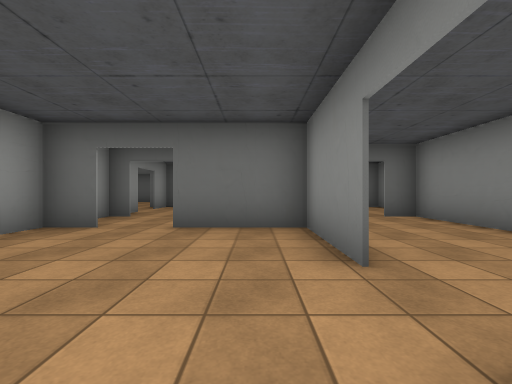
View 1 (above)

24 first-person views from a walk through a scene from a Unity 3-D project. The camera is 1.2 m above the floor, looks level and sees 90° across. The floor is counted in squares, 2 m on a side. Each view is taken from the middle of a square. On the plan, view 1 faces up. The plan holds only what a view shows up to about 9 squares ahead; the rest is blank. The place goes on beyond the plan. The player character is not drawn. Some animated figures are left out. Some surface patterns are stand-ins.

View 2
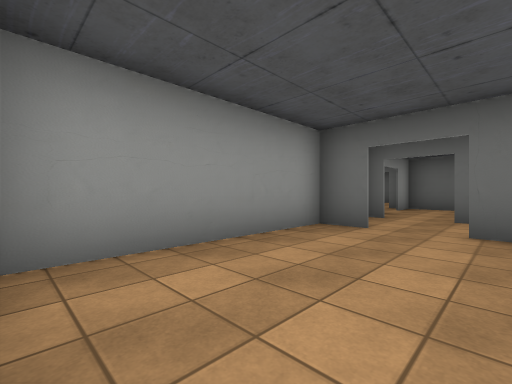

View 3
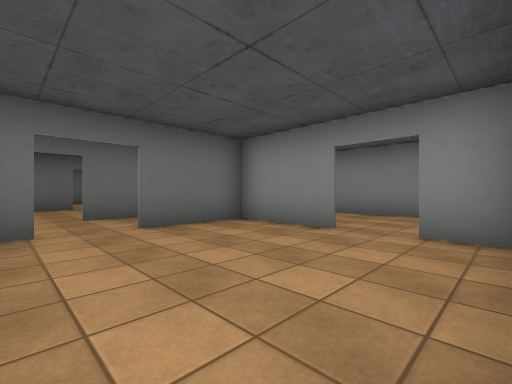

View 4
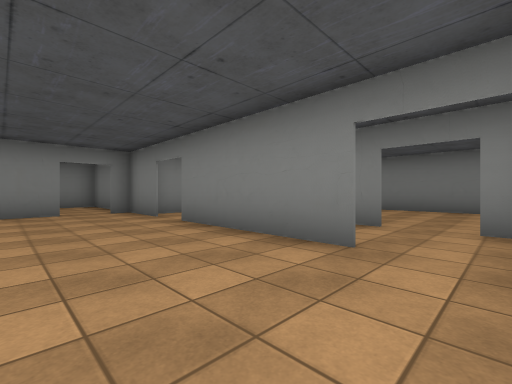

View 5
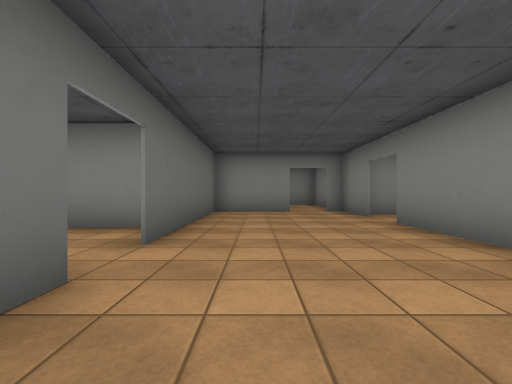

View 6
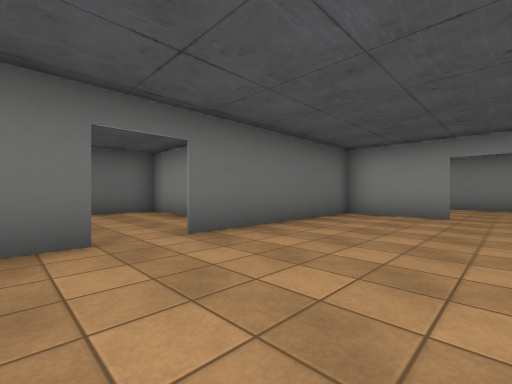

View 7
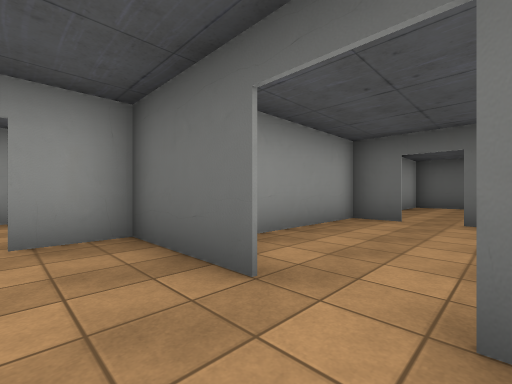

View 8
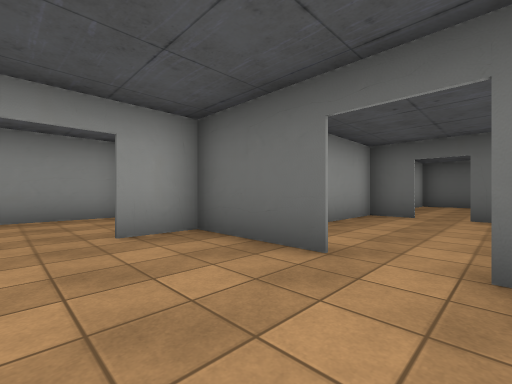

View 9
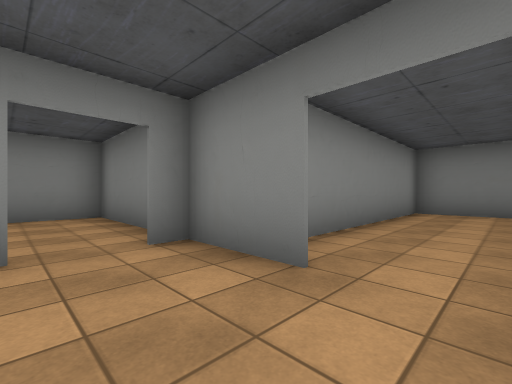

View 10
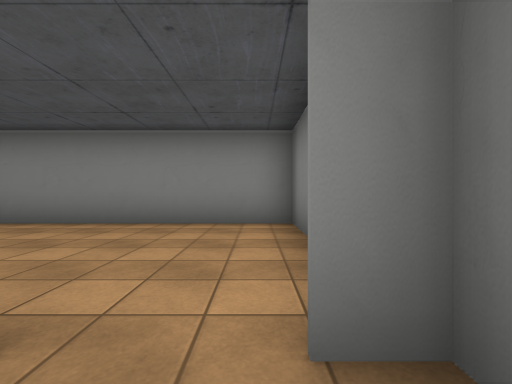

View 11
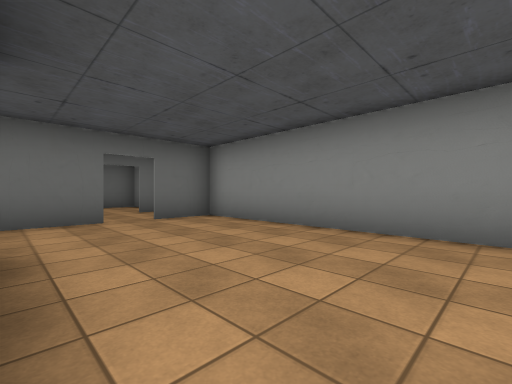

View 12
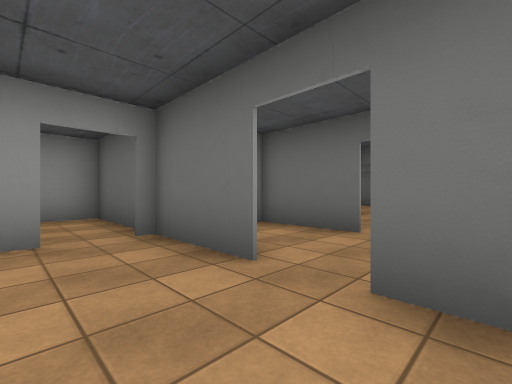

View 13
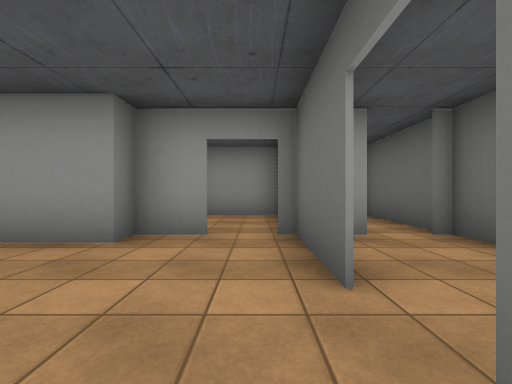

View 14
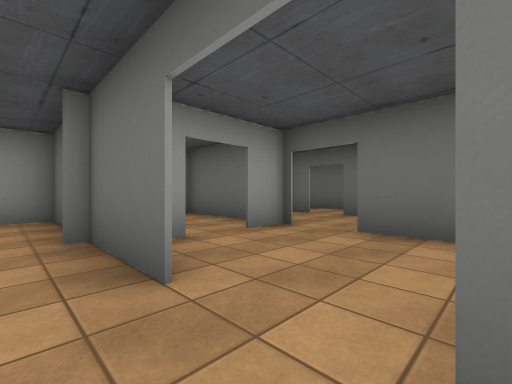

View 15
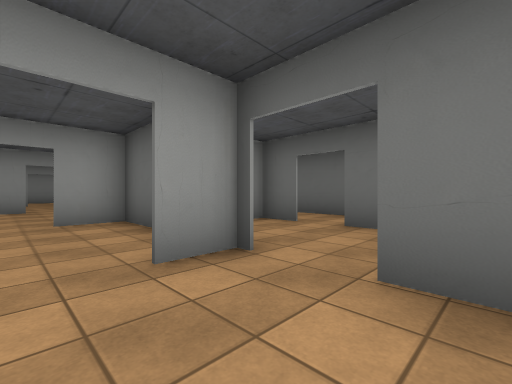

View 16
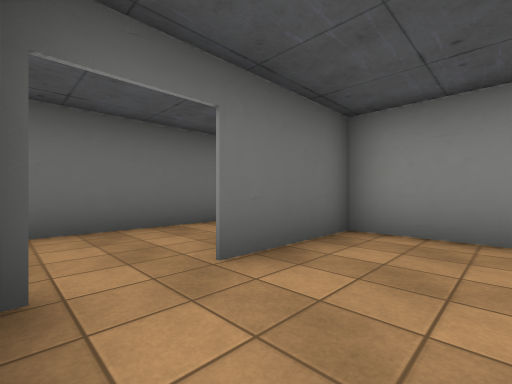

View 17
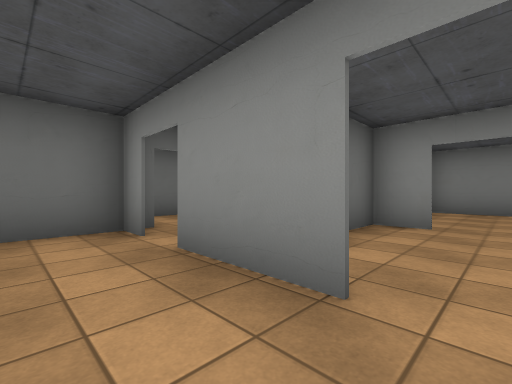

View 18
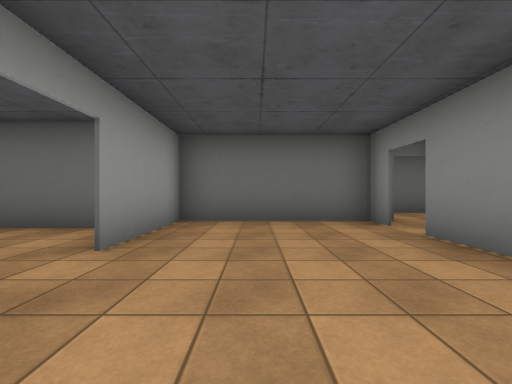

View 19
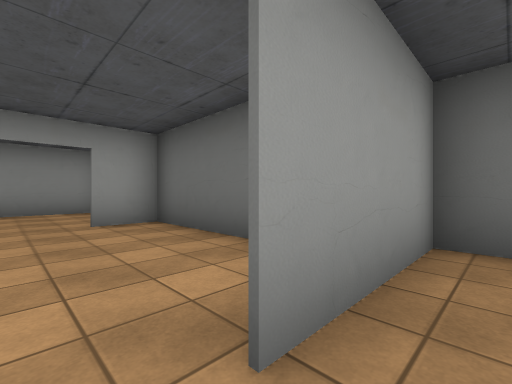

View 20
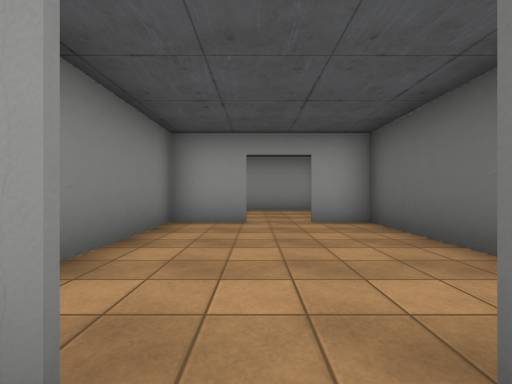

View 21
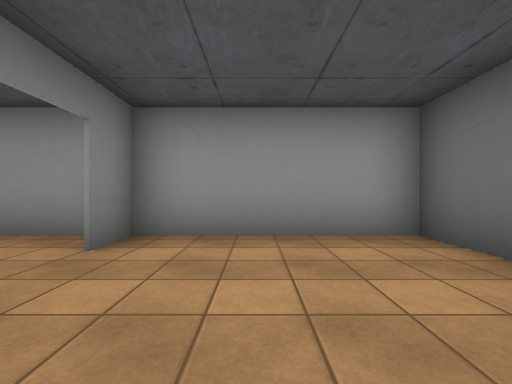

View 22
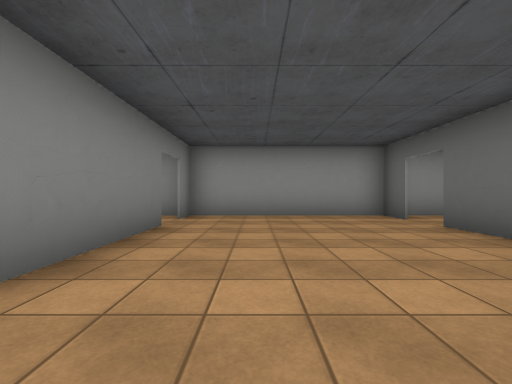

View 23
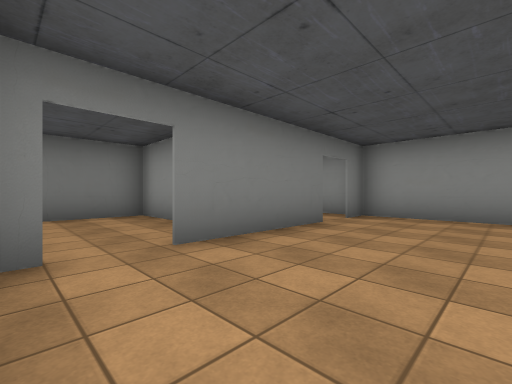

View 24
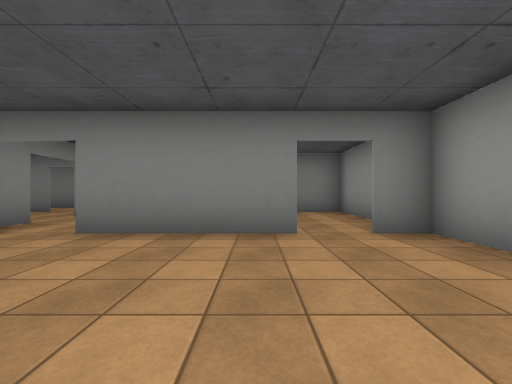

### Floor plan
Points are (right, up) in squares from view 1. A wall is a line through its corners. A room is listed if a view was taken in it or the views show most of it. See-through windows are left out.
Room 1 (views 1, 2, 3)
walls: (-3.6, 3.4) (-3.6, 0); (-2.5, -0.2) (0.1, -0.2); (-2.6, 4.3) (-3.6, 4.3); (0.9, 2) (0.9, 4.3) (-1.5, 4.3); (0.9, 0) (0.9, 0.9)
ways out: gap at (1, 1.5) to room 12; opening at (-2, 4) to room 15
Room 2 (views 4, 5, 6, 7, 8, 9, 10, 11)
walls: (3.1, 6.3) (5.5, 6.3); (-1.2, 10.3) (-3.6, 10.3) (-3.6, 9); (-1.9, 6.3) (2, 6.3); (4.9, 7.9) (4.9, 10.3) (-0.1, 10.3); (4.9, 6.2) (4.9, 6.9); (-3.6, 7.8) (-3.6, 7.2)
ways out: opening at (5, 7) to room 3; opening at (-1, 10) to room 8; gap at (2.5, 6) to room 12; opening at (-4, 8.5) to room 13; opening at (-2.5, 6) to room 15
Room 3 (views 12, 13)
walls: (6.5, 12.6) (4.6, 12.6); (4.4, 11.4) (4.4, 10.3) (4.9, 10.3) (4.9, 8.9); (5.5, 6.3) (8.9, 6.3) (8.9, 12.6) (7.4, 12.6); (4.4, 13.6) (4.4, 12.2)
ways out: opening at (5, 7) to room 2; opening at (7, 13) to room 4; opening at (4, 12) to room 16
Room 4 (view 14)
walls: (6.5, 14.8) (1, 14.8); (8.4, 14.8) (7.9, 14.8); (1.4, 14.9) (1.4, 13)
ways out: opening at (7, 13) to room 3; opening at (7, 15) to room 5
Room 5 (view 15)
walls: (8.9, 16) (8.9, 17.8) (6.2, 17.8); (4.9, 17.9) (4.9, 16.9)
ways out: opening at (7, 15) to room 4; opening at (5, 16) to room 6; opening at (6, 18)
Room 6 (view 16)
walls: (4.9, 16.9) (4.9, 17.8) (1.4, 17.8) (1.4, 16.6)
ways out: opening at (5, 16) to room 5; opening at (1, 16) to room 7
Room 7 (views 17, 19, 20)
walls: (-2.6, 16.6) (-2.6, 16); (1.4, 16.6) (1.4, 18.6); (1.4, 19.5) (1.4, 20.2); (1.9, 20.3) (-2.6, 20.3) (-2.6, 17.5)
ways out: opening at (1, 16) to room 6; opening at (-1, 15) to room 8; opening at (-3, 17) to room 11
Room 8 (view 18)
walls: (-1.5, 14.8) (-2.6, 14.8) (-2.6, 11.6); (1, 14.8) (-0.6, 14.8); (1.4, 10.9) (1.4, 14.8)
ways out: opening at (-1, 10) to room 2; opening at (-1, 15) to room 7
Room 9 (view 21)
walls: (-9.2, 19.3) (-10.5, 19.3) (-10.5, 14.6); (-10.6, 15.3) (-9.5, 15.3)
ways out: opening at (-9, 15) to room 10; opening at (-7, 17.5) to room 11
Room 10 (views 22, 23, 24)
walls: (-8.6, 10.3) (-5.4, 10.3); (-7.1, 15.3) (-8.5, 15.3); (-10.6, 10.3) (-9.6, 10.3); (-9.6, 15.3) (-10.6, 15.3); (-10.5, 14.6) (-10.5, 10.6)
ways out: opening at (-9, 15) to room 9; opening at (-5, 10) to room 13; opening at (-9, 10) to room 14
Room 11 (no view inside)
walls: (-7.1, 16.9) (-7.1, 15.3) (-4.1, 15.3); (-3.6, 19.3) (-7.1, 19.3) (-7.1, 18)
ways out: opening at (-3, 17) to room 7; opening at (-7, 17.5) to room 9
Room 12 (no view inside)
walls: (2, -0.2) (3.9, -0.2) (3.9, 6.3) (3.1, 6.3)
ways out: gap at (1, 1.5) to room 1; gap at (2.5, 6) to room 2
Room 13 (no view inside)
walls: (-3.6, 9) (-3.6, 9.8); (-6.6, 10) (-6.6, 6.3) (-4.5, 6.3)
ways out: opening at (-4, 8.5) to room 2; opening at (-5, 10) to room 10
Room 14 (no view inside)
walls: (-10.5, 10.6) (-10.5, 6.3) (-9.1, 6.3)
ways out: opening at (-9, 10) to room 10
Room 15 (no view inside)
walls: (-1.5, 4.4) (-0.9, 4.4); (-3, 6.3) (-3.6, 6.3) (-3.6, 3.4); (-0.6, 6.3) (-1.9, 6.3)
ways out: opening at (-2, 4) to room 1; opening at (-2.5, 6) to room 2
Room 16 (no view inside)
walls: (4.6, 12.6) (1.4, 12.6); (1.4, 13) (1.4, 10.8)
ways out: opening at (4, 12) to room 3

Where each view was taken, in squares from view 1:
view 1: 0 up, 0 right, facing up
view 2: 0 up, 1 left, facing up-left
view 3: 0 up, 3 left, facing up-right
view 4: 9 up, 3 left, facing down-right
view 5: 9 up, 3 left, facing right
view 6: 7 up, 2 left, facing up-right
view 7: 9 up, 0 right, facing up-left
view 8: 8 up, 0 right, facing up-left
view 9: 8 up, 2 right, facing down-right
view 10: 7 up, 4 right, facing right
view 11: 7 up, 5 right, facing up-right
view 12: 11 up, 8 right, facing up-left
view 13: 12 up, 8 right, facing left
view 14: 14 up, 8 right, facing up-left
view 15: 16 up, 7 right, facing up-left
view 16: 16 up, 5 right, facing up-right
view 17: 16 up, 0 right, facing up-right
view 18: 15 up, 1 left, facing up
view 19: 17 up, 2 left, facing up-left
view 20: 17 up, 2 left, facing left
view 21: 17 up, 7 left, facing left
view 22: 12 up, 4 left, facing left
view 23: 13 up, 4 left, facing down-left
view 24: 14 up, 8 left, facing down
